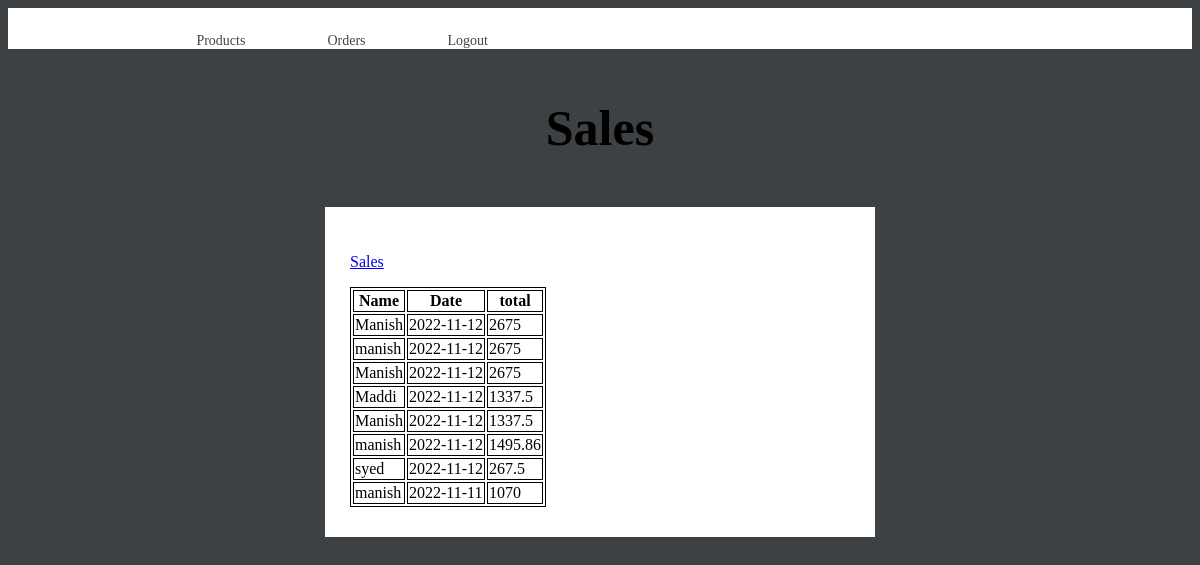
Screenshot of /sales_list.php (signed in) with the database file from the repository.
### tables this page shows
CREATE TABLE `sales` (
  `name` varchar(40) NOT NULL,
  `sale_date` date NOT NULL,
  `productName` varchar(40) NOT NULL,
  `quantity` varchar(40) NOT NULL,
  `total_price` varchar(40) NOT NULL
);

### sales_list.php (the view, shortened to what this page needs)
<!DOCTYPE html>
<html>
<head>
    <link rel="stylesheet" href="style.css"/>
    <link rel="stylesheet" href="style1.css"/>
<header>
  <div class="container">
    <nav>
        <ul>
            <li><a href="products.php">Products</a>&nbsp;&nbsp;</li>
            <li><a href="orders.php">Orders</a>&nbsp;&nbsp;</li>
            <li><a href="logout.php">Logout</a>&nbsp;&nbsp;</li>
        </ul>
    </nav>
</div>
</header>
</head>
<body>
<h3 class="login-title" style="font-size:50px;text-align:center">Sales</h1>
<div class = "form">
<?php
    require('db.php');
    $query = "SELECT * from `sales`";
    $result = mysqli_query($con, $query);
    echo "<table border='1'>
    <tr>
    <th>Name</th>
    <th>Date</th>
    <th>total</th>
    </tr>";
    while($row = mysqli_fetch_array($result))
    {
        echo "<tr>";
        echo "<td>".$row['name']."</td>";
        echo "<td>".$row['sale_date']."</td>";
        echo "<td>".$row['total_price']."</td>";
 ?>
 <?php
    }
?>
 <p class="link"><a href="sales.php">Sales</a></p>
</div>
</body>
</html>

### style.css (style rules this page uses)
body { background: #3e4144; }
.form { margin: 50px auto; width: 500px; padding: 30px 25px; background: white; }
.container { width: 80%; margin: 0 auto; }
header { background: #fff; }
header::after { content: ''; display: table; clear: both; }

### style1.css (style rules this page uses)
.container { width: 80%; margin: 0 auto; }
header { background: #fff; }
header::after { content: ''; display: table; clear: both; }
nav { float: left; }
nav ul { align-items: center; margin: 0; padding: 0; list-style: none; }
nav li { display: inline-block; margin-left: 70px; padding-top: 23px; text-align: center; position: relative; }
nav a { color: #444; text-decoration: none; font-size: 14px; }
nav a::before { content: ''; display: block; height: 5px; background-color: #444; position: absolute; top: 0; width: 0%; transition: all ease-in-out 250ms; }
table, th, td { border: 1px solid black; }

### rows the page displays
sales: name "Manish", sale_date "2022-11-12", total_price "2675"
sales: name "manish", sale_date "2022-11-12", total_price "2675"
sales: name "Manish", sale_date "2022-11-12", total_price "2675"
sales: name "Maddi", sale_date "2022-11-12", total_price "1337.5"
sales: name "Manish", sale_date "2022-11-12", total_price "1337.5"
sales: name "manish", sale_date "2022-11-12", total_price "1495.86"
sales: name "syed", sale_date "2022-11-12", total_price "267.5"
sales: name "manish", sale_date "2022-11-11", total_price "1070"
